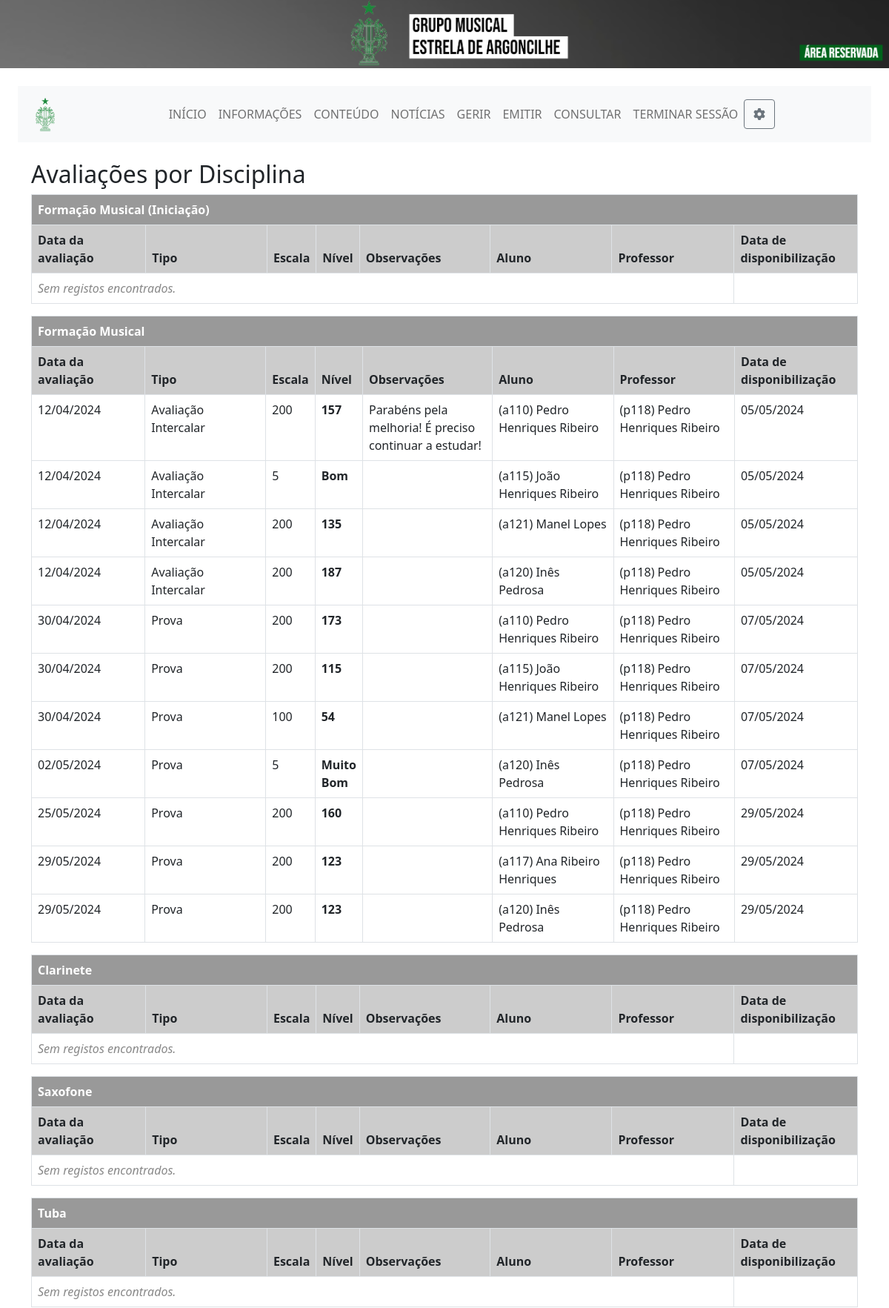
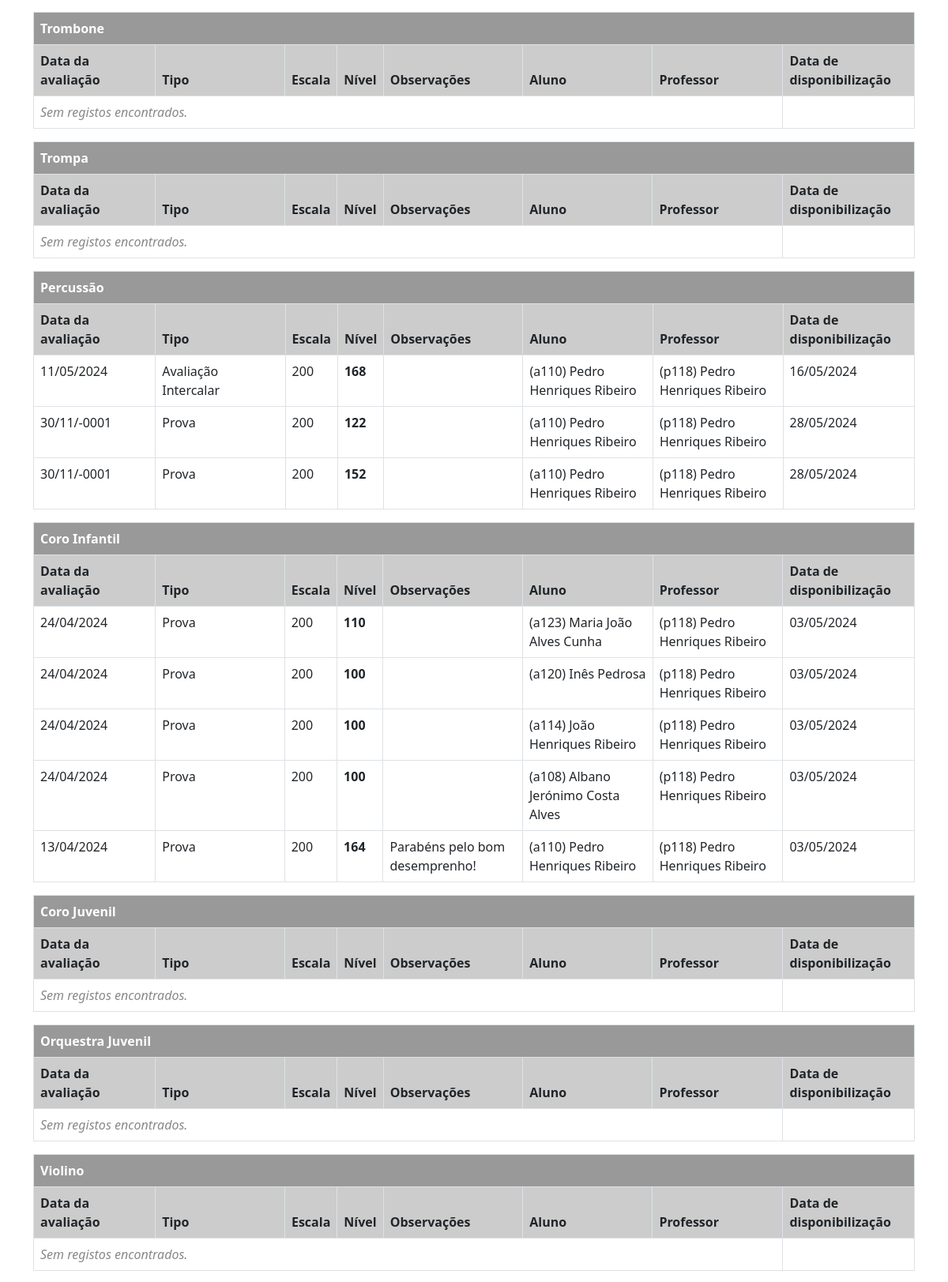
/area-reservada/consultar-todas-avaliacoes.php (signed in, upper part), run on the app's committed database (2 pictures, top to bottom).
### tables this page shows
CREATE TABLE `avaliacoes` (
  `id` int(11) NOT NULL,
  `id_avaliacao` int(11) NOT NULL,
  `tipo_avaliacao` int(11) NOT NULL,
  `nivel` int(11) NOT NULL,
  `notas` varchar(255) NOT NULL,
  `data_avaliacao` date NOT NULL,
  `data_inserido` date NOT NULL,
  `prof` varchar(255) NOT NULL,
  `escala` int(11) NOT NULL,
  `disciplina` int(11) NOT NULL,
  `user` varchar(255) NOT NULL,
  `userOuTurma` varchar(255) NOT NULL
);

CREATE TABLE `users1` (
  `user` varchar(255) NOT NULL,
  `nome` varchar(255) NOT NULL,
  `morada1` varchar(255) NOT NULL,
  `morada2` varchar(255) NOT NULL,
  `nif` int(11) NOT NULL,
  `cc` int(11) NOT NULL,
  `data_nas` date DEFAULT NULL,
  `telef` varchar(20) NOT NULL,
  `email` varchar(255) NOT NULL,
  `password` varchar(255) NOT NULL,
  `type` int(11) NOT NULL,
  `foto` varchar(255) NOT NULL,
  `estado` int(11) NOT NULL DEFAULT 1
);

### area-reservada/consultar-todas-avaliacoes.php (the view, shortened to what this page needs)
<?php
include "./generals/config.php";
$mysqli = new mysqli($bd_host, $bd_user, $bd_password, $bd_database);
$username = $_SESSION["username"];
$type = $_SESSION["type"];
function getNomeDisciplina($mysqli, $cod_dis) {
    $query = "SELECT nome_dis FROM cod_dis WHERE cod_dis = '$cod_dis'";
    $result = $mysqli->query($query);
    if ($result && $result->num_rows > 0) {
        $row = $result->fetch_assoc();
        return $row['nome_dis'];
    }
    return "Disciplina não encontrada";
}
$disciplinas = array();
if($type==2) {
    $queryAulas = "SELECT cod_dis FROM aulas WHERE prof = '$username'";
    $resultAulas = $mysqli->query($queryAulas);
    if ($resultAulas && $resultAulas->num_rows > 0) {
        while ($row = $resultAulas->fetch_assoc()) {
            $cod_dis = $row['cod_dis'];
            $nome_disciplina = getNomeDisciplina($mysqli, $cod_dis);
            $disciplinas[$cod_dis] = $nome_disciplina;
        }
    }
} else {
    $queryAulas = "SELECT cod_dis FROM cod_dis";
    $resultAulas = $mysqli->query($queryAulas);
    if ($resultAulas && $resultAulas->num_rows > 0) {
        while ($row = $resultAulas->fetch_assoc()) {
            $cod_dis = $row['cod_dis'];
            $nome_disciplina = getNomeDisciplina($mysqli, $cod_dis);
            $disciplinas[$cod_dis] = $nome_disciplina;
        }
    }
}
?>
<!DOCTYPE html>
<html lang="en">
<head>
    <link href="https://cdn.jsdelivr.net/npm/bootstrap@5.0.2/dist/css/bootstrap.min.css" rel="stylesheet">
    <link href="https://netdna.bootstrapcdn.com/font-awesome/3.2.1/css/font-awesome.css" rel="stylesheet">
</head>
<body>
    <div style="margin-top: 0;">
        <img style="width: 100%; height: auto;" src="./media/topAR.png" class="img-responsive">
    </div>
    <?php
        if ($_SESSION["type"] == 3) {
            include "header-direcao.php";
        }
    ?>
<div class="container mt-4">
    <h2>Avaliações por Disciplina</h2>
    <?php if (count($disciplinas) > 0): ?>
        <?php foreach ($disciplinas as $cod_dis => $nome_disciplina): ?>
            <div class="table-responsive">
                <table class="table table-bordered">
                    <thead>
                        <tr>
                            <td colspan="8" class="subtitulonoticias" style="background-color:#999; color:#FFF"><b><?php echo $nome_disciplina; ?></b></td>
                        </tr>
                        <tr class="textonoticias" style="background-color: #CCC">
                            <td width="14%"><strong>Data da avaliação</strong></td>
                            <td width="15%"><strong>Tipo</strong></td>
                            <td width="5%"><strong>Escala</strong></td>
                            <td width="5%"><strong>Nível</strong></td>
                            <td width="16%"><strong>Observações</strong></td>
                            <td width="15%"><strong>Aluno</strong></td>
                            <td width="15%"><strong>Professor</strong></td>
                            <td width="15%"><strong>Data de disponibilização</strong></td>
                        </tr>
                    </thead>
                    <tbody>
                        <?php
                        if ($type==2){
                            $queryAvaliacoes = "SELECT * FROM avaliacoes WHERE prof = '$username' AND disciplina = '$cod_dis'";
                            $resultAvaliacoes = $mysqli->query($queryAvaliacoes);
                        } else {
                            $queryAvaliacoes = "SELECT * FROM avaliacoes WHERE disciplina = '$cod_dis'";
                            $resultAvaliacoes = $mysqli->query($queryAvaliacoes);
                        }
                        if ($resultAvaliacoes && $resultAvaliacoes->num_rows > 0) {
                            while ($rowAvaliacao = $resultAvaliacoes->fetch_assoc()) {
                                echo '<tr>';
                                echo '<td>' . date('d/m/Y', strtotime($rowAvaliacao['data_avaliacao'])) . '</td>';
                                echo '<td>' . ($rowAvaliacao['tipo_avaliacao'] == 1 ? "Avaliação Intercalar" :
                                              ($rowAvaliacao['tipo_avaliacao'] == 2 ? "Prova" :
                                               ($rowAvaliacao['tipo_avaliacao'] == 3 ? "Trabalho" : "Outro"))) . '</td>';
                                echo '<td>' . ($rowAvaliacao['escala'] == 1 ? "5" :
                                               ($rowAvaliacao['escala'] == 2 ? "100" : "200")) . '</td>';
                                echo '<td> <b>';
                                if ($rowAvaliacao['escala'] == 1) {
                                    switch ($rowAvaliacao['nivel']) {
                                        case 4:
                                            echo "Bom";
                                            break;
                                        case 5:
                                            echo "Muito Bom";
                                            break;
                                    }
                                } else {
                                    echo $rowAvaliacao['nivel'];
                                }
                                echo '</b></td>';
                                echo '<td>' . $rowAvaliacao['notas'] . '</td>';
                                echo '<td>';
                                $aluno = $rowAvaliacao['user'];
                                $queryProfessor = "SELECT nome FROM users1 WHERE user = '$aluno'";
                                $resultProfessor = $mysqli->query($queryProfessor);
                                if ($resultProfessor && $resultProfessor->num_rows > 0) {
                                    $rowProfessor = $resultProfessor->fetch_assoc();
                                    echo '(' . $aluno . ') ' . $rowProfessor['nome'];
                                }
                                echo '</td>';
                                echo '<td>';
                                $aluno = $rowAvaliacao['prof'];
                                $queryProfessor = "SELECT nome FROM users1 WHERE user = '$aluno'";
                                $resultProfessor = $mysqli->query($queryProfessor);
                                if ($resultProfessor && $resultProfessor->num_rows > 0) {
                                    $rowProfessor = $resultProfessor->fetch_assoc();
                                    echo '(' . $aluno . ') ' . $rowProfessor['nome'];
                                }
                                echo '</td>';
                                echo '<td>' . date('d/m/Y', strtotime($rowAvaliacao['data_inserido'])) . '</td>';
                                echo '</tr>';
                            }
                        } else {
                            echo '<tr><td colspan="7" class="sem-registros">Sem registos encontrados.</td></tr>';
                        }
                        ?>
                    </tbody>
                </table>
            </div>
        <?php endforeach; ?>
    <?php else: ?>
        <p class="sem-registros">Sem disciplinas disponíveis.</p>
    <?php endif; ?>
</div>
</body>
</html>

### area-reservada/header-direcao.php (shortened to what this page needs)
<div class="m-4">
    <nav class="navbar navbar-expand-lg navbar-light bg-light">
        <div class="container-fluid">
            <a href="#" class="navbar-brand">
                <img src="media/logo.png" height="50" alt="CoolBrand">
            </a>
            <div class="collapse navbar-collapse" id="navbarCollapse">
                <div class="navbar-nav mx-auto">
                    <a href="index.php" class="nav-item nav-link">INÍCIO</a>
                    <li class="nav-item dropdown">
                        <a class="nav-link dropdown-toggle no-arrow" href="#" role="button" data-bs-toggle="dropdown" aria-expanded="false">
                          INFORMAÇÕES
                        </a>
                    </li>
                    <li class="nav-item dropdown">
                        <a class="nav-link dropdown-toggle no-arrow" href="#" role="button" data-bs-toggle="dropdown" aria-expanded="false">
                          CONTEÚDO
                        </a>
                    </li>
                    <li class="nav-item dropdown">
                        <a class="nav-link dropdown-toggle no-arrow" href="#" role="button" data-bs-toggle="dropdown" aria-expanded="false">
                          NOTÍCIAS
                        </a>
                    </li>
                    <li class="nav-item dropdown">
                        <a class="nav-link dropdown-toggle no-arrow" href="#" role="button" data-bs-toggle="dropdown" aria-expanded="false">
                          GERIR
                        </a>
                    </li>
                    <li class="nav-item dropdown">
                        <a class="nav-link dropdown-toggle no-arrow" href="#" role="button" data-bs-toggle="dropdown" aria-expanded="false">
                          EMITIR
                        </a>
                    </li>
                    <li class="nav-item dropdown">
                        <a class="nav-link dropdown-toggle no-arrow" href="#" role="button" data-bs-toggle="dropdown" aria-expanded="false">
                          CONSULTAR
                        </a>
                    </li>
                    <a href="generals/logout.php" class="nav-item nav-link">TERMINAR SESSÃO</a>
                      <button type="button" class="btn btn-outline-secondary" data-bs-toggle="modal" data-bs-target="#configModal">
                        <i class="fas fa-cog"></i>
                    </button>
                </div>
            </div>
        </div>
    </nav>
</div>

### area-reservada/consultar-todas-avaliacoes.php (style rules this page uses)
.table-bordered { border: 1px solid #dee2e6; }
.table tbody tr { border-bottom: 1px solid #dee2e6; }
.sem-registros { font-style: italic; color: #888; }

### area-reservada/header-direcao.php (style rules this page uses)
button { border: none; background-color: inherit; padding: 14px 28px; font-size: 16px; cursor: pointer; display: inline-block; }
.navbar-nav .dropdown-toggle::after { display: none !important; }

### data on the page
avaliacoes: data_avaliacao "12/04/2024", tipo_avaliacao "Avaliação Intercalar", escala "200", nivel "157", notas "Parabéns pela melhoria! É preciso continuar a estudar!", user "a110", users1.nome "Pedro Henriques Ribeiro", prof "p118", data_inserido "05/05/2024"
avaliacoes: data_avaliacao "12/04/2024", tipo_avaliacao "Avaliação Intercalar", escala "5", user "a115", users1.nome "João Henriques Ribeiro", prof "p118", users1.nome "Pedro Henriques Ribeiro", data_inserido "05/05/2024"
avaliacoes: data_avaliacao "12/04/2024", tipo_avaliacao "Avaliação Intercalar", escala "200", nivel "135", user "a121", users1.nome "Manel Lopes", prof "p118", users1.nome "Pedro Henriques Ribeiro", data_inserido "05/05/2024"
avaliacoes: data_avaliacao "12/04/2024", tipo_avaliacao "Avaliação Intercalar", escala "200", nivel "187", user "a120", users1.nome "Inês Pedrosa", prof "p118", users1.nome "Pedro Henriques Ribeiro", data_inserido "05/05/2024"
avaliacoes: data_avaliacao "30/04/2024", tipo_avaliacao "Prova", escala "200", nivel "173", user "a110", users1.nome "Pedro Henriques Ribeiro", prof "p118", data_inserido "07/05/2024"
avaliacoes: data_avaliacao "30/04/2024", tipo_avaliacao "Prova", escala "200", nivel "115", user "a115", users1.nome "João Henriques Ribeiro", prof "p118", users1.nome "Pedro Henriques Ribeiro", data_inserido "07/05/2024"
avaliacoes: data_avaliacao "30/04/2024", tipo_avaliacao "Prova", escala "100", nivel "54", user "a121", users1.nome "Manel Lopes", prof "p118", users1.nome "Pedro Henriques Ribeiro", data_inserido "07/05/2024"
avaliacoes: data_avaliacao "02/05/2024", tipo_avaliacao "Prova", escala "5", user "a120", users1.nome "Inês Pedrosa", prof "p118", users1.nome "Pedro Henriques Ribeiro", data_inserido "07/05/2024"
avaliacoes: data_avaliacao "25/05/2024", tipo_avaliacao "Prova", escala "200", nivel "160", user "a110", users1.nome "Pedro Henriques Ribeiro", prof "p118", data_inserido "29/05/2024"
avaliacoes: data_avaliacao "29/05/2024", tipo_avaliacao "Prova", escala "200", nivel "123", user "a117", users1.nome "Ana Ribeiro Henriques", prof "p118", users1.nome "Pedro Henriques Ribeiro", data_inserido "29/05/2024"
avaliacoes: data_avaliacao "29/05/2024", tipo_avaliacao "Prova", escala "200", nivel "123", user "a120", users1.nome "Inês Pedrosa", prof "p118", users1.nome "Pedro Henriques Ribeiro", data_inserido "29/05/2024"
avaliacoes: data_avaliacao "11/05/2024", tipo_avaliacao "Avaliação Intercalar", escala "200", nivel "168", user "a110", users1.nome "Pedro Henriques Ribeiro", prof "p118", data_inserido "16/05/2024"
avaliacoes: data_avaliacao "30/11/-0001", tipo_avaliacao "Prova", escala "200", nivel "122", user "a110", users1.nome "Pedro Henriques Ribeiro", prof "p118", data_inserido "28/05/2024"
avaliacoes: data_avaliacao "30/11/-0001", tipo_avaliacao "Prova", escala "200", nivel "152", user "a110", users1.nome "Pedro Henriques Ribeiro", prof "p118", data_inserido "28/05/2024"
avaliacoes: data_avaliacao "24/04/2024", tipo_avaliacao "Prova", escala "200", nivel "110", user "a123", users1.nome "Maria João Alves Cunha", prof "p118", users1.nome "Pedro Henriques Ribeiro", data_inserido "03/05/2024"
avaliacoes: data_avaliacao "24/04/2024", tipo_avaliacao "Prova", escala "200", nivel "100", user "a120", users1.nome "Inês Pedrosa", prof "p118", users1.nome "Pedro Henriques Ribeiro", data_inserido "03/05/2024"
avaliacoes: data_avaliacao "24/04/2024", tipo_avaliacao "Prova", escala "200", nivel "100", user "a114", users1.nome "João Henriques Ribeiro", prof "p118", users1.nome "Pedro Henriques Ribeiro", data_inserido "03/05/2024"
avaliacoes: data_avaliacao "24/04/2024", tipo_avaliacao "Prova", escala "200", nivel "100", user "a108", users1.nome "Albano Jerónimo Costa Alves", prof "p118", users1.nome "Pedro Henriques Ribeiro", data_inserido "03/05/2024"
avaliacoes: data_avaliacao "13/04/2024", tipo_avaliacao "Prova", escala "200", nivel "164", notas "Parabéns pelo bom desemprenho!", user "a110", users1.nome "Pedro Henriques Ribeiro", prof "p118", data_inserido "03/05/2024"

### other printed values
$nome_disciplina "Formação Musical (Iniciação)"
$nome_disciplina "Formação Musical"
$nome_disciplina "Clarinete"
$nome_disciplina "Saxofone"
$nome_disciplina "Tuba"
$nome_disciplina "Trombone"
$nome_disciplina "Trompa"
$nome_disciplina "Percussão"
$nome_disciplina "Coro Infantil"
$nome_disciplina "Coro Juvenil"
$nome_disciplina "Orquestra Juvenil"
$nome_disciplina "Violino"
